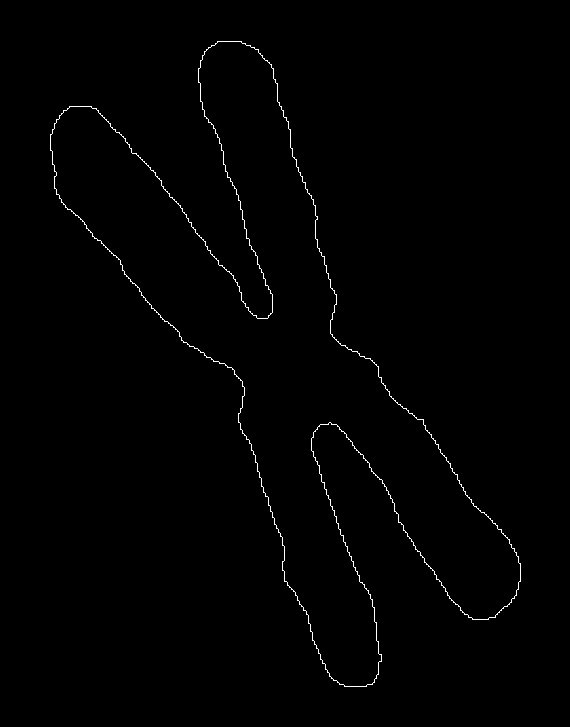
%> input picture project11/img/Fig1120(a)(chromosome_boundary).tif, 570 x 727 px
$ octave example1107.m   (GNU Octave 9; MATLAB toolbox functions it lacks are replaced by stand-ins)
%> lines starting %> are read from the running program, lines starting %| are printed output that depends on the picture; in (x1, y1, x2, y2) boxes, pixels count from 0 and x2, y2 are one past the last pixel; in counts of white or black regions, pixels touching at a corner belong together; the program's own positions count from 1
f=imread('img/Fig1120(a)(chromosome_boundary).tif');
%> f: size 727x570 logical; 0.69% white in thin lines or dots, all inside (x1, y1, x2, y2) = (50, 41, 521, 687)
f=im2double(f);
h = fspecial('gaussian',25,15);
g = imfilter(f,h,'replicate');
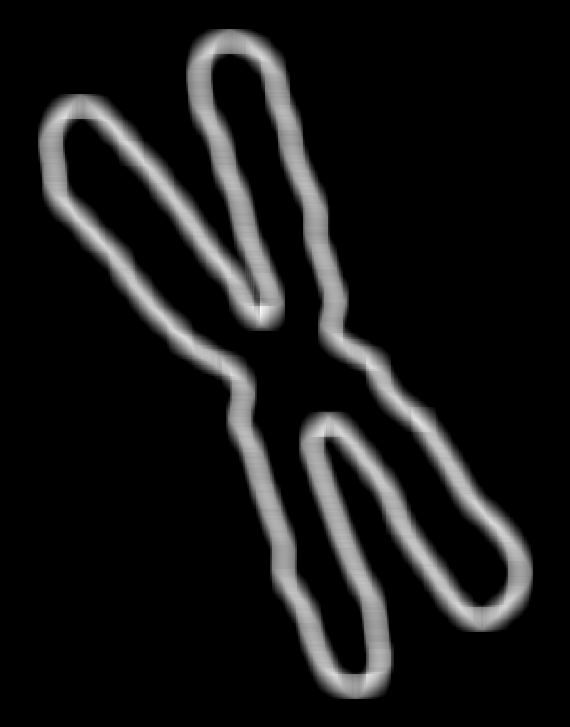
%> g: size 727x570 double; min 0, max 0.0754, mean 0.00692; drawn with min black and max white
imshow(g);
g = im2bw(g,1.5*graythresh(g));
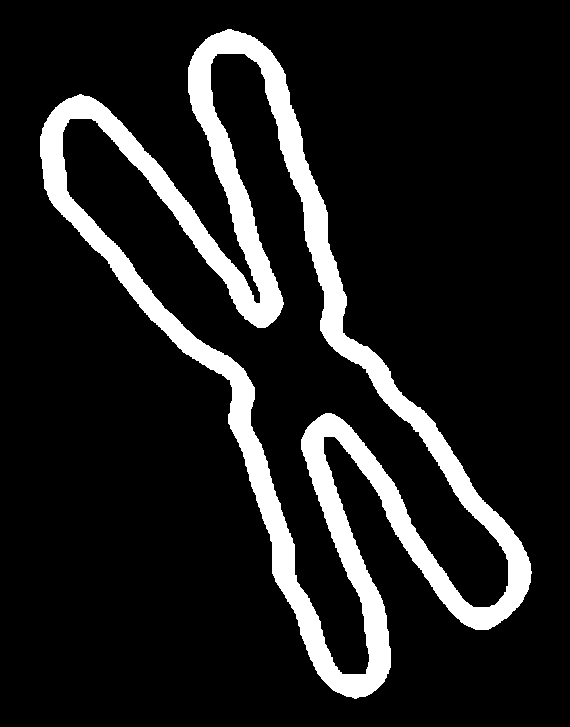
%> g: size 727x570 logical; 12.5% white; 1 white region, box (x1, y1, x2, y2) and area: (40, 29, 532, 699) 51946
figure,imshow(g);
s=bwmorph(g,'skel',Inf);
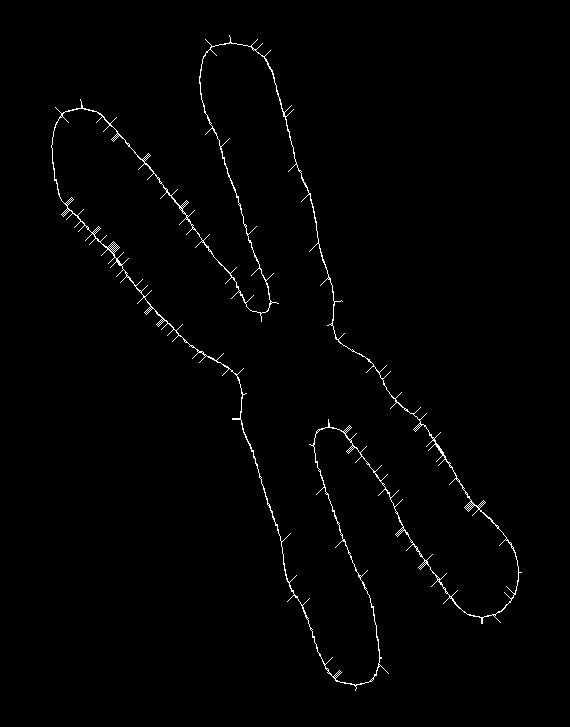
%> s: size 727x570 logical; 1.1% white in thin lines or dots, all inside (x1, y1, x2, y2) = (51, 35, 522, 691)
figure,imshow(s);
s1=bwmorph(s,'spur',8);
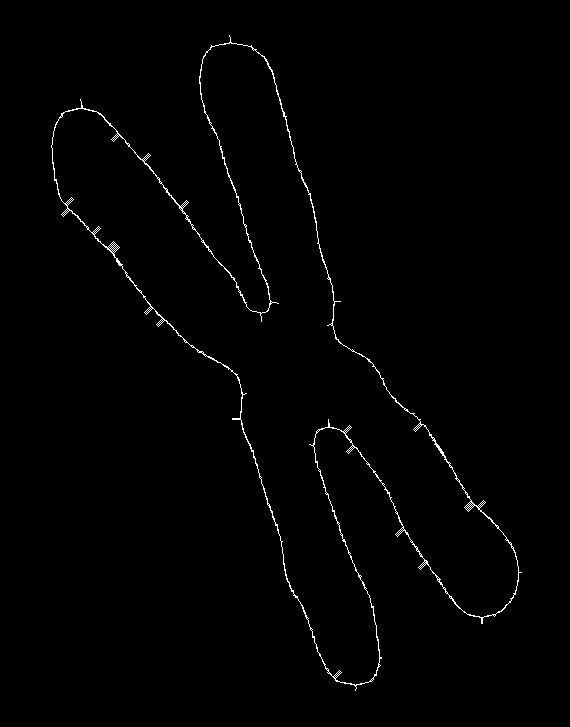
%> s1: size 727x570 logical; 0.92% white in thin lines or dots, all inside (x1, y1, x2, y2) = (51, 35, 522, 691)
figure,imshow(s1);
